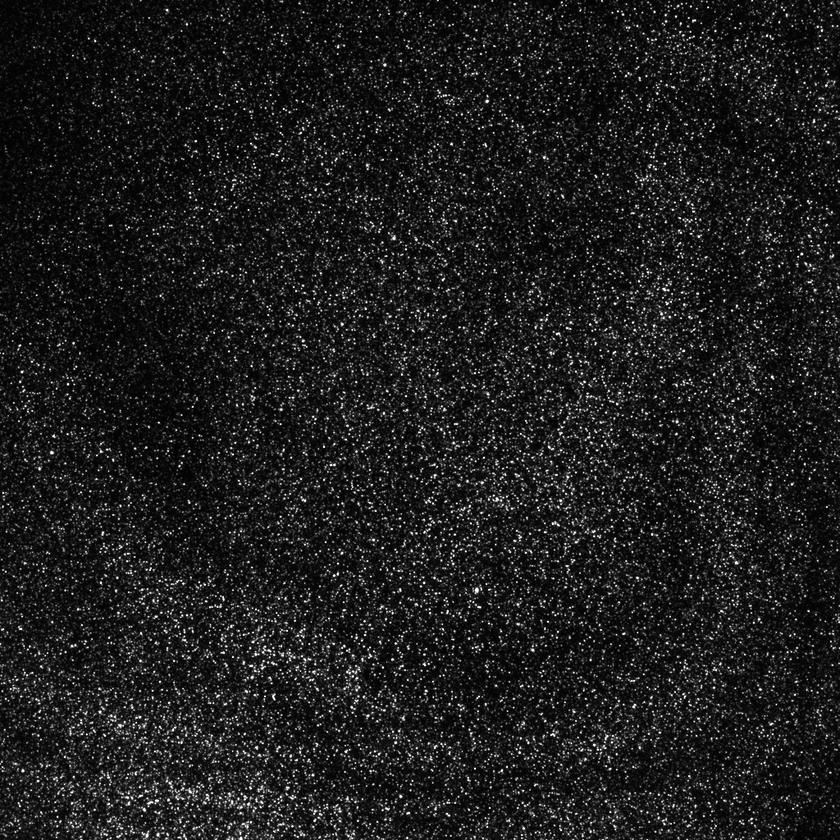
#> input picture F_00001.bmp, 840 x 840 px, shrunk from 1024 x 1024 before the run
$ python progress.py
#> lines starting #> are read from the running program, lines starting #| are printed output that depends on the picture
#> further down, image1 is the input picture: PIL image 840x840 L; min 0, max 255, mean 29.5
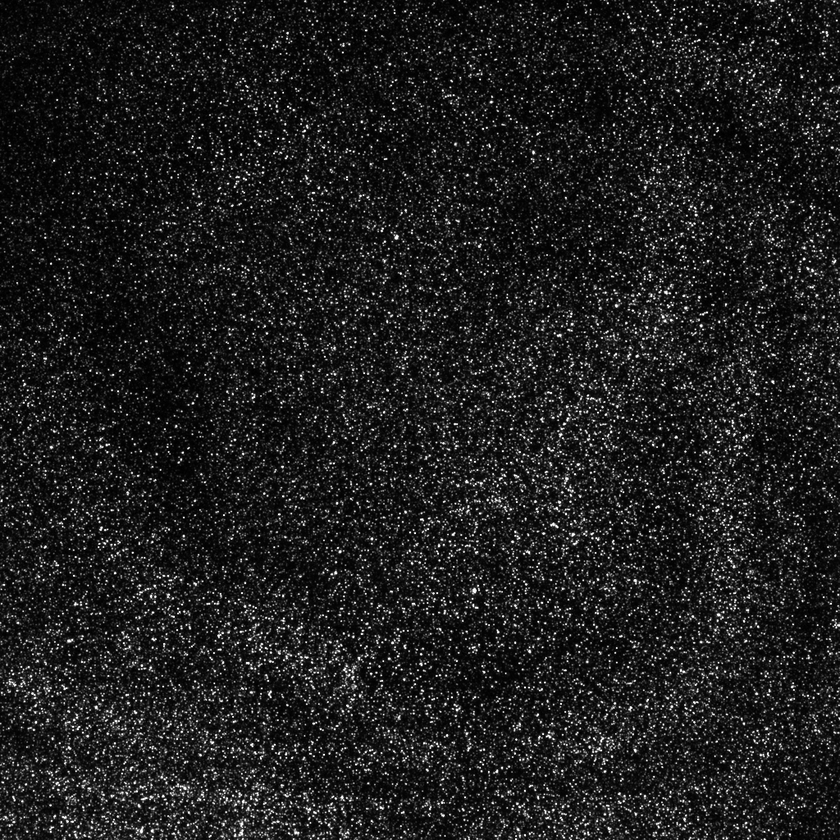
#> input picture F_00002.bmp, 840 x 840 px, shrunk from 1024 x 1024 before the run
#> further down, image2 is the input picture: PIL image 840x840 L; min 0, max 255, mean 30
"""PIV Algorithm
1) Process the images and gray scale them.
2) Loop through the images with interrogation windows.
3) For every window, compute the Fourier transforms.
4) Find the relative displacement in each position.
5) Compute the displacement vector by subtracting the peak position from the center position.
6) Return the displacement vector and plot the velocity field.
"""

import numpy as np
import scipy.fftpack as fft
import matplotlib.pyplot as plt
from PIL import Image


def preprocess_image(image):
    """Convert image to numpy array and normalize."""
    return np.array(image) / 255.0


def cross_correlation_fft(window1, window2, window_size=32):
    """Compute cross-correlation using FFT."""
    f1 = fft.fft2(window1)  # FFT for window1
    f2 = fft.fft2(window2)  # FFT for window2
    f2_conj = np.conj(f2)  # Finding the conjugate of window2
    cross_corr = fft.ifft2(f1 * f2_conj)  # Multiplication in complex is convolution in spatial (correlation)
    cross_corr_abs = np.abs(cross_corr)  # Calculating the absolute value of the correlation
    width, height = cross_corr_abs.shape  # Initializing dimensions
    peak_x, peak_y = np.unravel_index(np.argmax(cross_corr_abs),
                                      cross_corr_abs.shape)  # Get indices where correlation function is maximum.
    dx = peak_x - (width // 2)  # Calculating displacement relative to the center
    dy = peak_y - (height // 2)  # Calculating displacement relative to the center
    """Note:
    Positive dx means a shift to the right.
    Negative dx means a shift to the left.
    Positive dy means a shift downward.
    Negative dy means a shift upward.
    """
    return dx, dy


def compute_cross_function(image1, image2, window_size=32, overlap=0.5):
    """Compute velocity vectors from two images."""
#> called with window_size = 32, overlap = 0.5
    step = int(window_size * (1 - overlap))  # Calculate step size based on overlap
    height, width = image1.shape  # Initialize array sizes
#> height = 840; width = 840
    """Initialize the displacement vectors"""
    x_displacement = np.zeros((height, width))
    y_displacement = np.zeros((height, width))

    """Iteration of both window 1 and 2 together with the assumption most of the particles didn’t exit the window"""
    for i in range(0, height - window_size, step):
        for j in range(0, width - window_size, step):
            window1 = image1[i:i + window_size, j:j + window_size]  # Current image1's window
            window2 = image2[i:i + window_size, j:j + window_size]  # Current image2's window
            dx, dy = cross_correlation_fft(window1, window2, window_size)  # Getting displacements
            center_i = i + window_size // 2
            center_j = j + window_size // 2
            if 0 <= center_i < width and 0 <= center_j < height:
                # Store the displacement values in the array
                x_displacement[center_i, center_j] = dx
                y_displacement[center_i, center_j] = dy
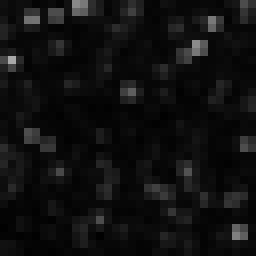
#> window1: shape (32, 32) float64 (shown 8 times larger); min 0, max 0.663, mean 0.0607
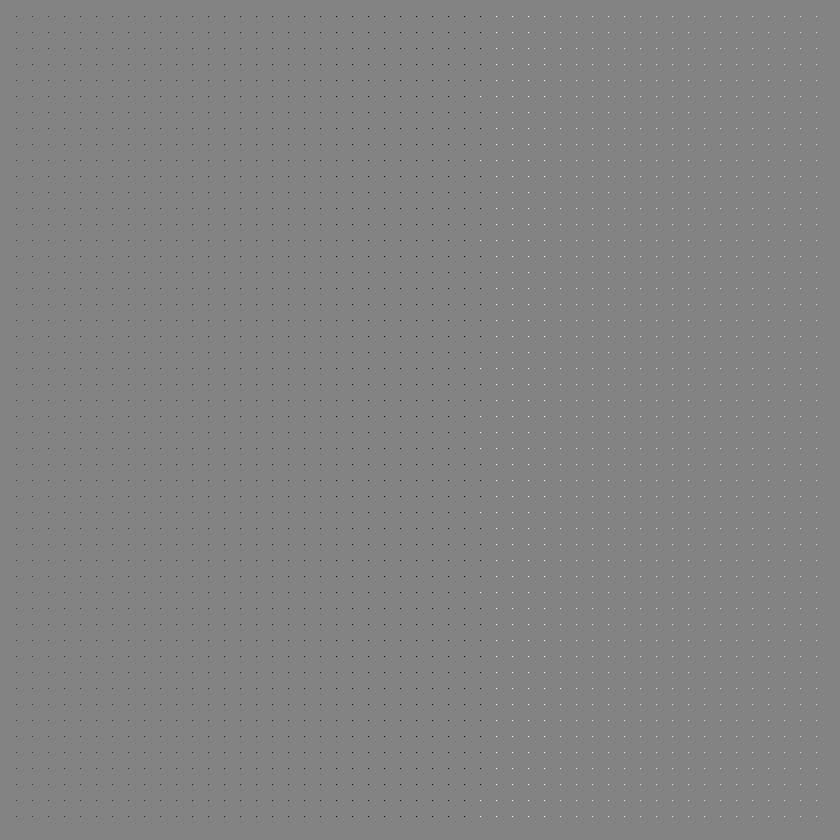
#> x_displacement: shape (840, 840) float64; min -16, max 15, mean -0.00839; drawn with min black and max white
    return x_displacement, y_displacement


def plot_velocities(image1, image2, window_size=32):
    x_displacement, y_displacement = compute_cross_function(image1, image2, window_size)  # Getting displacements array
    step = window_size // 2  # Vector will be plotted every step
    height, width = image1.shape  # Get the dimensions of the image

    """Only on X,Y values will the vectors be plotted"""
    x_positions = np.arange(0, width, step)
    y_positions = np.arange(0, height, step)
    X, Y = np.meshgrid(x_positions, y_positions)

    """Populate U and V arrays with the displacements at each step"""
    U = x_displacement[::step, ::step]  # Select every step-th element for U
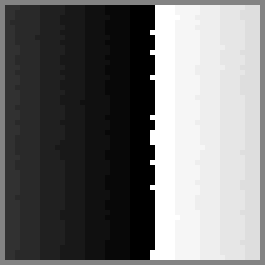
#> U: shape (53, 53) float64 (shown 5 times larger); min -16, max 15, mean -2.11; drawn with min black and max white
    V = y_displacement[::step, ::step]  # Select every step-th element for V
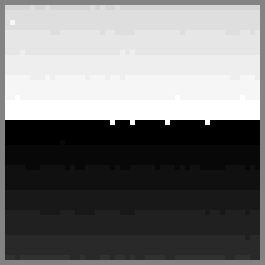
#> V: shape (53, 53) float64 (shown 5 times larger); min -16, max 15, mean -1.43; drawn with min black and max white

    # Create the quiver plot
    plt.figure(figsize=(8, 8))
    plt.quiver(X, Y, U, V, angles='xy', scale_units='xy', scale=1, color='blue')
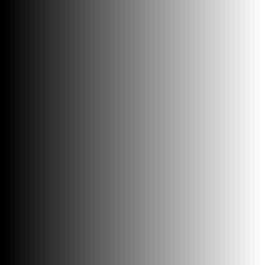
#> X: shape (53, 53) int64 (shown 5 times larger); min 0, max 832, mean 416; drawn with min black and max white
    plt.title('Velocity Field Visualization')
    plt.xlabel('X')
    plt.ylabel('Y')

    # Set the limits of the plot to match the figure size
    plt.xlim(0, width)  # X-axis from 0 to width
    plt.ylim(height, 0)  # Y-axis from height to 0 (invert y-axis for image coordinate system)

    # Add a grid and adjust the aspect ratio
    plt.grid()
    plt.gca().set_aspect('equal', adjustable='box')

    # Show the plot
    plt.show()
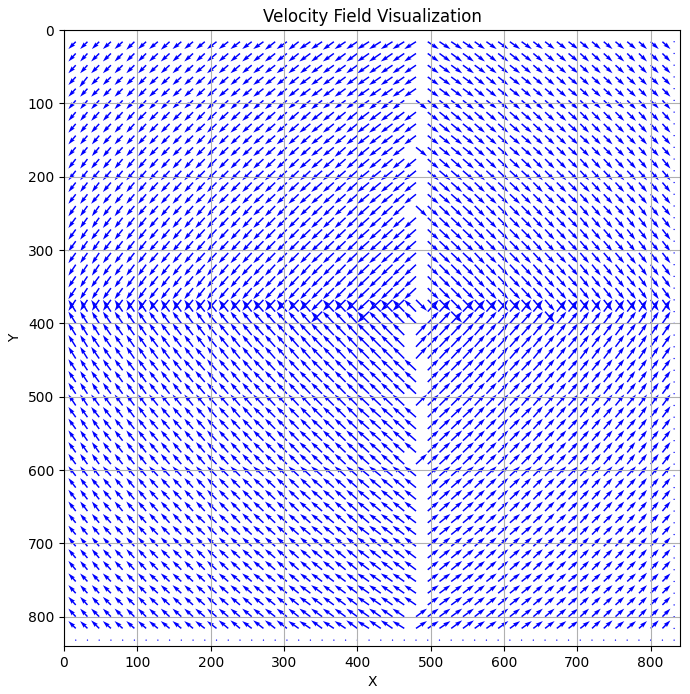
#> figure drawn by matplotlib, 1 panel


####################################################################

# Example usage with two images
image_path = ['F_00001.bmp', 'F_00002.bmp']
image1 = Image.open(image_path[0]).convert('L')
image2 = Image.open(image_path[1]).convert('L')

# Convert images to numpy arrays
image1 = preprocess_image(image1)
image2 = preprocess_image(image2)

# Compute and plot velocity vectors
plot_velocities(image1, image2, window_size=32)
